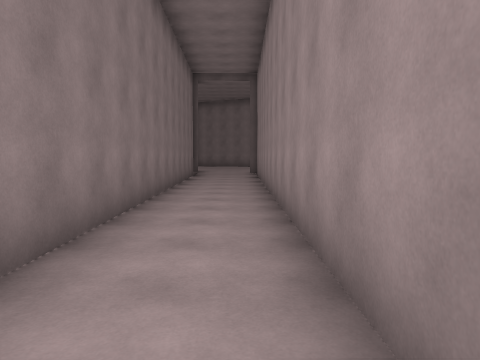
View 1 (above)

16 first-person views from a walk through a 3-D level made in the Unity game engine. The camera is 1.5 m above the floor, tilts 4° down and sees 70° across. The floor is counted in squares, 2 m on a side. Each view is taken from the middle of a square. On the plan, view 1 faces up. The plan holds only what a view shows up to about 11 squares ahead; the rest is blank. The place goes on beyond the plan. The player is left out.

View 2
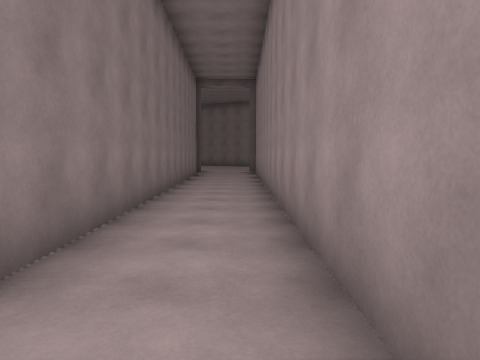

View 3
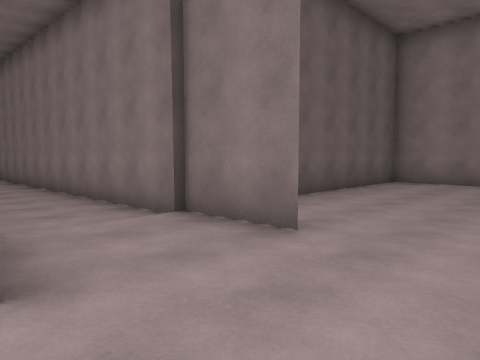

View 4
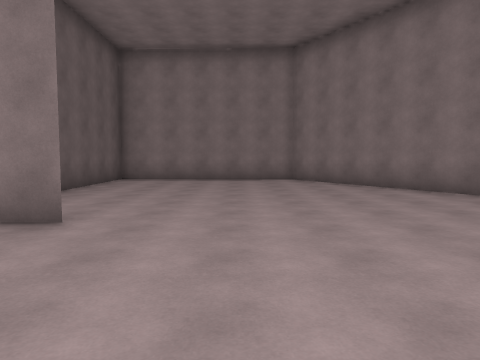

View 5
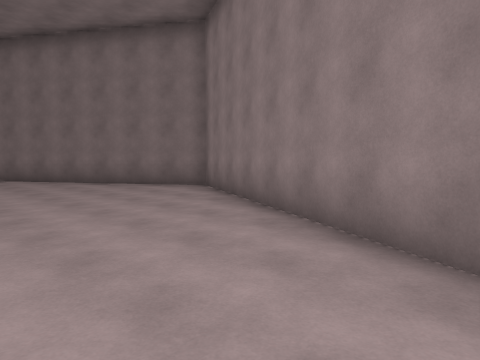

View 6
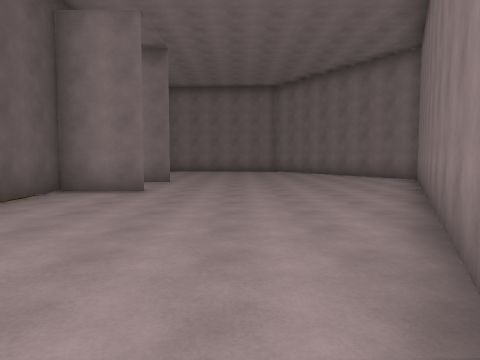

View 7
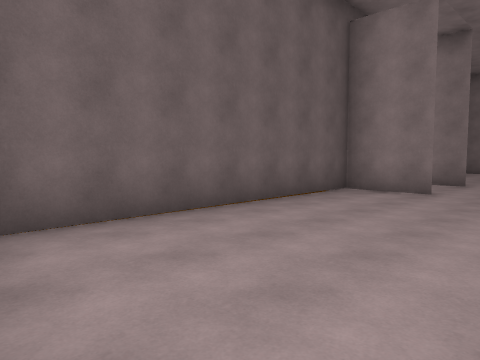

View 8
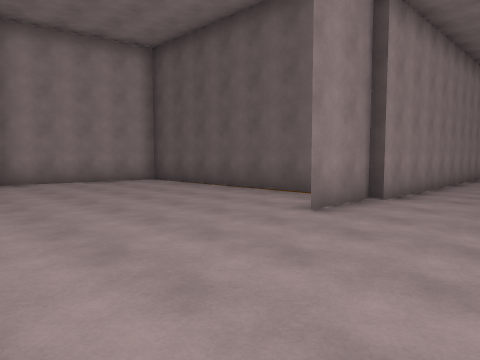

View 9
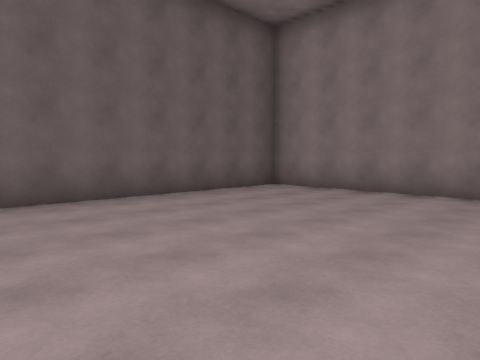

View 10
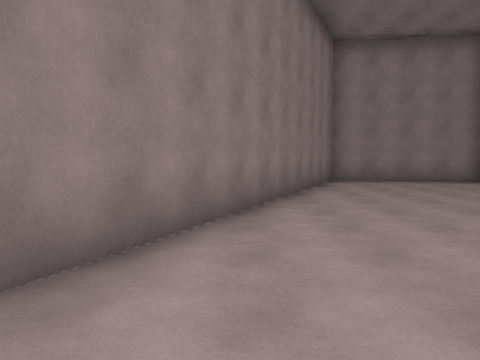

View 11
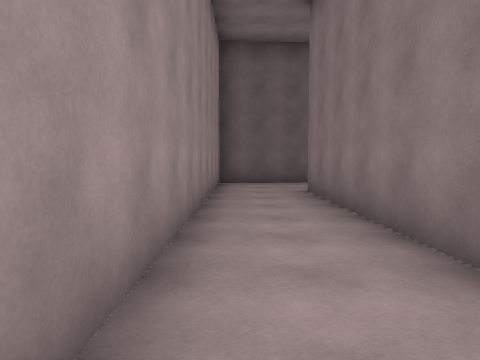

View 12
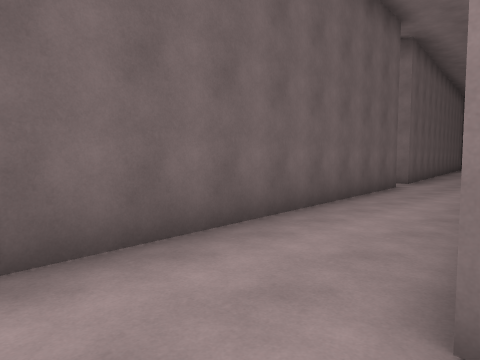

View 13
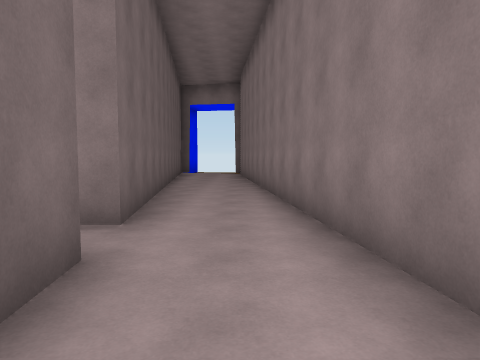

View 14
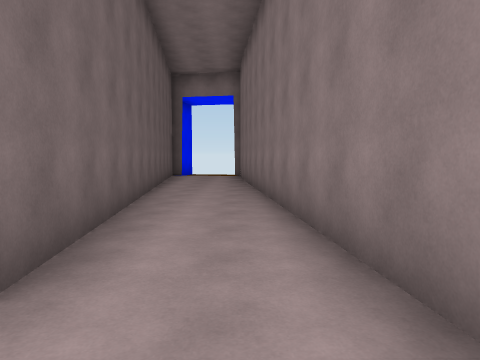

View 15
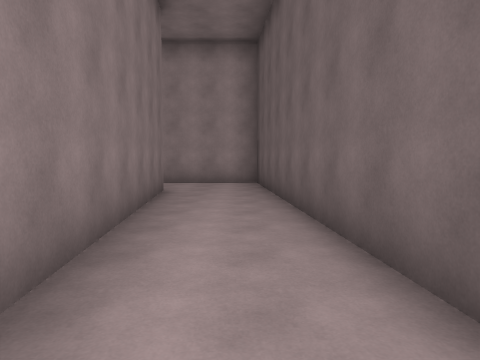

View 16
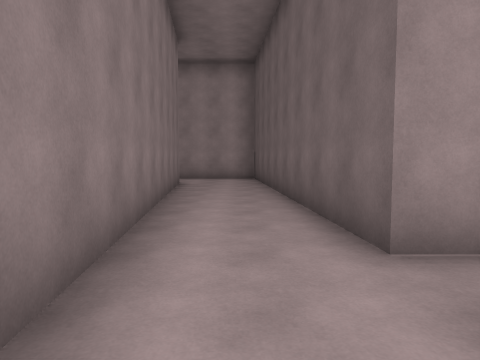

### Floor plan
Key: @ floor where view 1 was taken; # wall or solid block; . main floor; - floor 0.25 m lower than the main floor; / step, stairs or slope.
Columns run from 16 left of view 1 to 9 right of it. Each row starts with its distance up from view 1.
 23             ###
 22            ##..##
 21          ##......###
 20        ###.........###
 19        #.............###
 18        #...............###
 17        #.................#
 16       ##.................#
 15       #.................##
 14       #.......#..#......#
 13       #########//########
 12               #--#
 11               #--#
 10               #--#
  9               #--#
  8               #--#
  7               #--#
  6               #--#
  5               #--#
  4               #--#
  3               #--#
  2               #--#
  1         #######--#
  0 #########-------@#
 -1 -----------------#
 -2 --------##########
 -3 #######-#

Where each view was taken, in squares from view 1:
view 1: 0 up, 0 right, facing up
view 2: 1 down, 0 right, facing up
view 3: 17 up, 1 right, facing down-left
view 4: 17 up, 2 right, facing left
view 5: 17 up, 4 right, facing up-left
view 6: 17 up, 8 right, facing left
view 7: 17 up, 8 right, facing down-left
view 8: 19 up, 2 left, facing down-right
view 9: 19 up, 2 left, facing down-left
view 10: 20 up, 2 left, facing right
view 11: 8 up, 0 right, facing down
view 12: 1 up, 0 right, facing down-left
view 13: 1 down, 6 left, facing left
view 14: 1 down, 8 left, facing left
view 15: 1 down, 9 left, facing right
view 16: 1 down, 11 left, facing right
